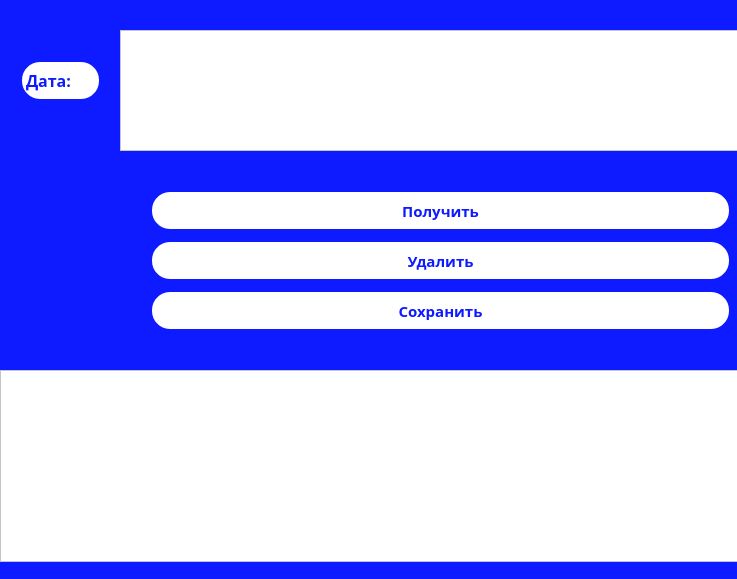
<?xml version="1.0" encoding="UTF-8"?>
<ui version="4.0">
 <class>Form</class>
 <widget class="QWidget" name="Form">
  <property name="geometry">
   <rect>
    <x>0</x>
    <y>0</y>
    <width>737</width>
    <height>579</height>
   </rect>
  </property>
  <property name="font">
   <font>
    <family>Arial</family>
   </font>
  </property>
  <property name="windowTitle">
   <string>Таблица результатов</string>
  </property>
  <property name="styleSheet">
   <string notr="true">background-color : rgb(14, 26, 255)</string>
  </property>
  <widget class="QPushButton" name="pushButton_2">
   <property name="geometry">
    <rect>
     <x>150</x>
     <y>190</y>
     <width>581</width>
     <height>41</height>
    </rect>
   </property>
   <property name="font">
    <font>
     <family>Montserrat Black</family>
     <pointsize>11</pointsize>
     <weight>75</weight>
     <bold>true</bold>
     <stylestrategy>PreferAntialias</stylestrategy>
    </font>
   </property>
   <property name="styleSheet">
    <string notr="true">background-color :rgb(255, 255, 255); 
color :rgb(14, 26, 255);
border-radius: 20px;
border: 2px solid #094065;
border-color: rgb(14, 26, 255);</string>
   </property>
   <property name="text">
    <string>Получить</string>
   </property>
  </widget>
  <widget class="QPushButton" name="pushButton">
   <property name="geometry">
    <rect>
     <x>150</x>
     <y>240</y>
     <width>581</width>
     <height>41</height>
    </rect>
   </property>
   <property name="font">
    <font>
     <family>Montserrat Black</family>
     <pointsize>11</pointsize>
     <weight>75</weight>
     <bold>true</bold>
     <stylestrategy>PreferAntialias</stylestrategy>
    </font>
   </property>
   <property name="styleSheet">
    <string notr="true">background-color :rgb(255, 255, 255); 
color :rgb(14, 26, 255);
border-radius: 20px;
border: 2px solid #094065;
border-color: rgb(14, 26, 255);</string>
   </property>
   <property name="text">
    <string>Удалить</string>
   </property>
  </widget>
  <widget class="QTableWidget" name="tableWidget">
   <property name="geometry">
    <rect>
     <x>0</x>
     <y>370</y>
     <width>741</width>
     <height>192</height>
    </rect>
   </property>
   <property name="styleSheet">
    <string notr="true">background-color: rgb(255, 255, 255)</string>
   </property>
  </widget>
  <widget class="QPushButton" name="pushButton_3">
   <property name="geometry">
    <rect>
     <x>150</x>
     <y>290</y>
     <width>581</width>
     <height>41</height>
    </rect>
   </property>
   <property name="font">
    <font>
     <family>Montserrat Black</family>
     <pointsize>11</pointsize>
     <weight>75</weight>
     <bold>true</bold>
     <stylestrategy>PreferAntialias</stylestrategy>
    </font>
   </property>
   <property name="styleSheet">
    <string notr="true">background-color :rgb(255, 255, 255); 
color :rgb(14, 26, 255);
border-radius: 20px;
border: 2px solid #094065;
border-color: rgb(14, 26, 255);</string>
   </property>
   <property name="text">
    <string>Сохранить</string>
   </property>
  </widget>
  <widget class="QTextEdit" name="textEdit">
   <property name="geometry">
    <rect>
     <x>120</x>
     <y>30</y>
     <width>621</width>
     <height>121</height>
    </rect>
   </property>
   <property name="font">
    <font>
     <family>Arial</family>
    </font>
   </property>
   <property name="styleSheet">
    <string notr="true">background-color : rgb(255, 255, 255)</string>
   </property>
  </widget>
  <widget class="QFrame" name="frame">
   <property name="geometry">
    <rect>
     <x>0</x>
     <y>-10</y>
     <width>741</width>
     <height>351</height>
    </rect>
   </property>
   <property name="layoutDirection">
    <enum>Qt::LeftToRight</enum>
   </property>
   <property name="autoFillBackground">
    <bool>false</bool>
   </property>
   <property name="styleSheet">
    <string notr="true">background-color: rgb(14, 26, 255);
border-radius: 20px;</string>
   </property>
   <property name="frameShape">
    <enum>QFrame::StyledPanel</enum>
   </property>
   <property name="frameShadow">
    <enum>QFrame::Raised</enum>
   </property>
   <widget class="QLabel" name="label">
    <property name="geometry">
     <rect>
      <x>20</x>
      <y>70</y>
      <width>81</width>
      <height>41</height>
     </rect>
    </property>
    <property name="font">
     <font>
      <family>Montserrat Black</family>
      <pointsize>12</pointsize>
      <weight>75</weight>
      <italic>false</italic>
      <bold>true</bold>
      <underline>false</underline>
      <stylestrategy>PreferAntialias</stylestrategy>
     </font>
    </property>
    <property name="styleSheet">
     <string notr="true">background-color :rgb(255, 255, 255); 
color :rgb(14, 26, 255);
border-radius: 20px;
border: 2px solid #094065;
border-color: rgb(14, 26, 255);</string>
    </property>
    <property name="text">
     <string>Дата:</string>
    </property>
   </widget>
  </widget>
  <zorder>frame</zorder>
  <zorder>pushButton_2</zorder>
  <zorder>pushButton</zorder>
  <zorder>tableWidget</zorder>
  <zorder>pushButton_3</zorder>
  <zorder>textEdit</zorder>
 </widget>
 <resources/>
 <connections/>
</ui>
